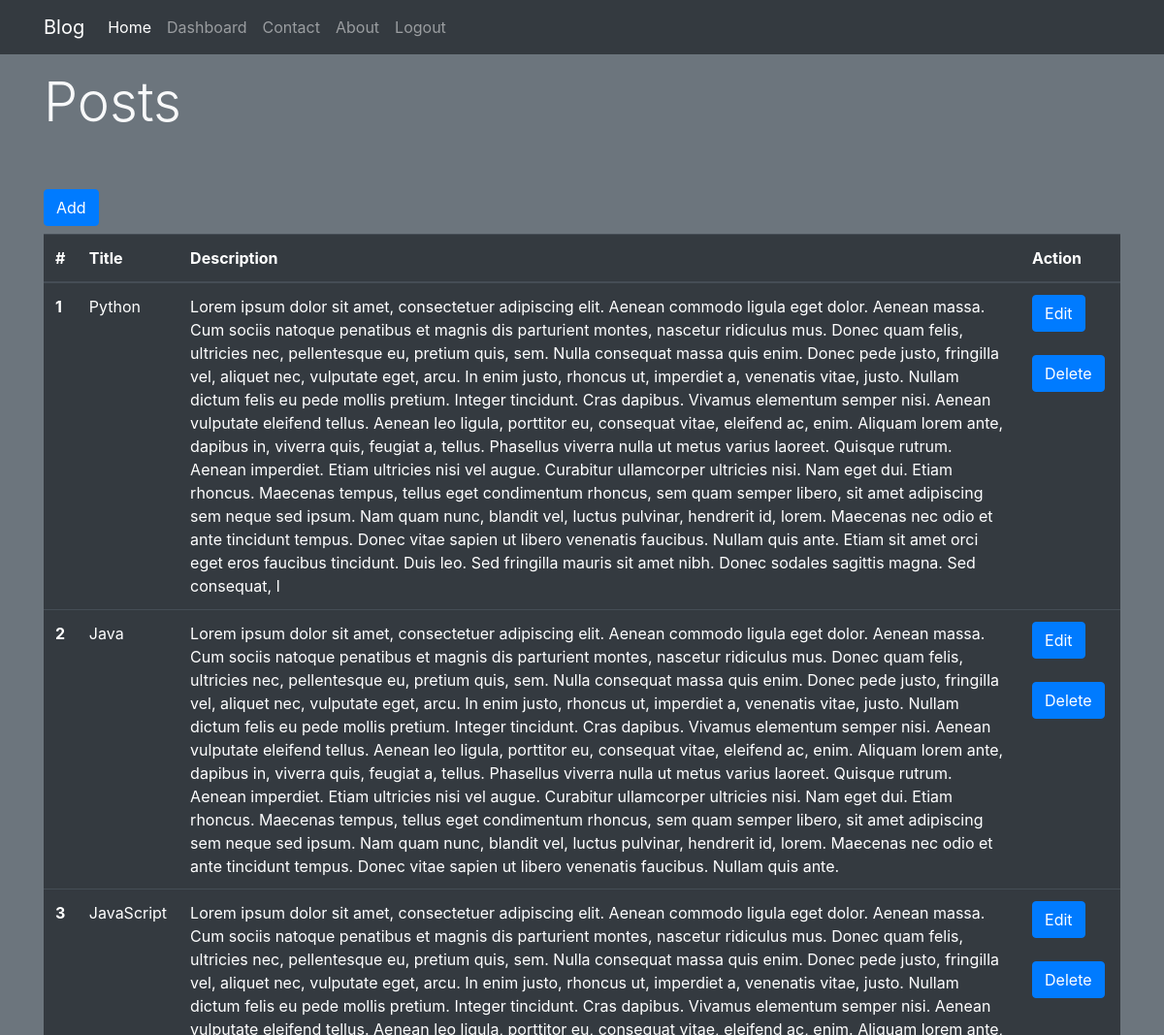
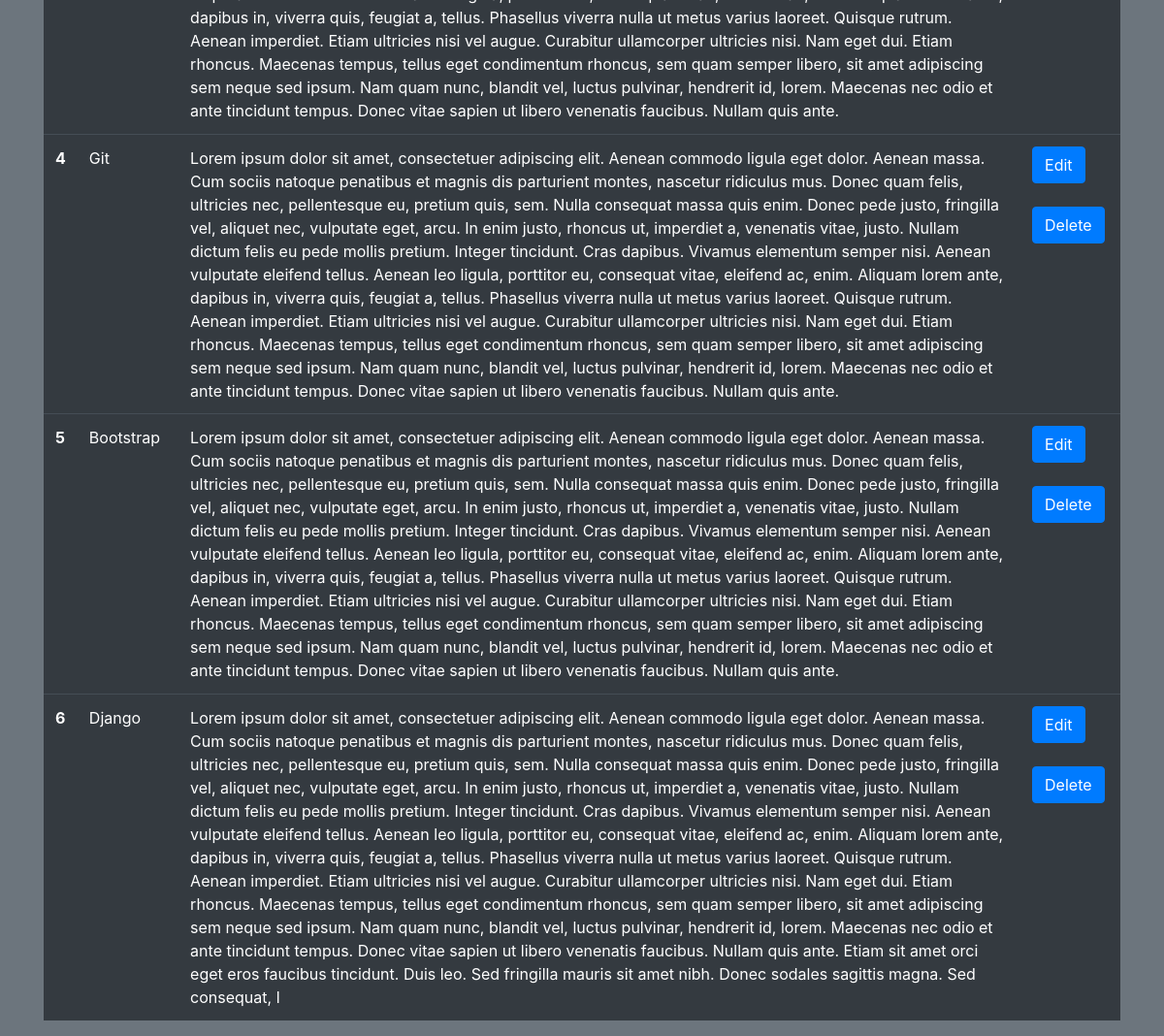
The page /dashboard/ (signed in) on the database its author committed (2 pictures, top to bottom).
### course/models.py (models this page shows, shortened)
class Post(models.Model):
    title=models.CharField(max_length=100)
    desc=models.TextField()

### course/views.py (the view)
# urls.py: path('dashboard/',views.dashboard,name="dashboard"),
def dashboard(request):
    if request.user.is_authenticated:
        obj=Post.objects.all()
        return render(request,'course/dashboard.html', {'name':request.user,'data':obj})
    else:
        return HttpResponseRedirect('/login')

### course/templates/course/dashboard.html (shortened to what this page needs)
{% extends 'course/base.html' %}
{% block body %}
<div class="container my-3">
    <h1 class="text-light display-4">Posts</h1>
    <a href="{% url 'add' %}" class="btn btn-primary mt-5">Add</a>
    <table class="table table-dark my-2">
  <thead>
    <tr>
      <th scope="col">#</th>
      <th scope="col">Title</th>
      <th scope="col">Description</th>
      <th scope="col">Action</th>
    </tr>
  </thead>
  <tbody>
  {% for i in data %}
    <tr>
      <th scope="row">{{forloop.counter}}</th>
      <td>{{i.title}}</td>
      <td>{{i.desc}}</td>
      <td><a href="{% url 'update' i.id %}" class="btn btn-primary">Edit</a> {% if perms.course.delete_post %}<a href="{% url 'delete' i.id%}" class="btn btn-primary my-4">Delete</a>{% endif %}</td>
    </tr>
    <tr>
      {% endfor %}
  </tbody>
</table>
</div>
{% endblock body %}

### rows shown on the page
Post: title "Python", desc "Lorem ipsum dolor sit amet, consectetuer adipiscing elit. Aenean commodo ligula eget dolor. Aenean massa. Cum sociis natoque penatibus et magnis dis parturient montes, nascetur ridiculus mus. Donec quam felis, ultricies nec, pellentesque eu, pretium quis, sem. Nulla consequat massa quis enim. Donec pede justo, fringilla vel, aliquet nec, vulputate eget, arcu. In enim justo, rhoncus ut, imperdiet a, venenatis vitae, justo. Nullam dictum felis eu pede mollis pretium. Integer tincidunt. Cras dapibus. Vivamus elementum semper nisi. Aenean vulputate eleifend tellus. Aenean leo ligula, porttitor eu, consequat vitae, eleifend ac, enim. Aliquam lorem ante, dapibus in, viverra quis, feugiat a,…"
Post: title "Java", desc "Lorem ipsum dolor sit amet, consectetuer adipiscing elit. Aenean commodo ligula eget dolor. Aenean massa. Cum sociis natoque penatibus et magnis dis parturient montes, nascetur ridiculus mus. Donec quam felis, ultricies nec, pellentesque eu, pretium quis, sem. Nulla consequat massa quis enim. Donec pede justo, fringilla vel, aliquet nec, vulputate eget, arcu. In enim justo, rhoncus ut, imperdiet a, venenatis vitae, justo. Nullam dictum felis eu pede mollis pretium. Integer tincidunt. Cras dapibus. Vivamus elementum semper nisi. Aenean vulputate eleifend tellus. Aenean leo ligula, porttitor eu, consequat vitae, eleifend ac, enim. Aliquam lorem ante, dapibus in, viverra quis, feugiat a,…"
Post: title "JavaScript", desc "Lorem ipsum dolor sit amet, consectetuer adipiscing elit. Aenean commodo ligula eget dolor. Aenean massa. Cum sociis natoque penatibus et magnis dis parturient montes, nascetur ridiculus mus. Donec quam felis, ultricies nec, pellentesque eu, pretium quis, sem. Nulla consequat massa quis enim. Donec pede justo, fringilla vel, aliquet nec, vulputate eget, arcu. In enim justo, rhoncus ut, imperdiet a, venenatis vitae, justo. Nullam dictum felis eu pede mollis pretium. Integer tincidunt. Cras dapibus. Vivamus elementum semper nisi. Aenean vulputate eleifend tellus. Aenean leo ligula, porttitor eu, consequat vitae, eleifend ac, enim. Aliquam lorem ante, dapibus in, viverra quis, feugiat a,…"
Post: title "Git", desc "Lorem ipsum dolor sit amet, consectetuer adipiscing elit. Aenean commodo ligula eget dolor. Aenean massa. Cum sociis natoque penatibus et magnis dis parturient montes, nascetur ridiculus mus. Donec quam felis, ultricies nec, pellentesque eu, pretium quis, sem. Nulla consequat massa quis enim. Donec pede justo, fringilla vel, aliquet nec, vulputate eget, arcu. In enim justo, rhoncus ut, imperdiet a, venenatis vitae, justo. Nullam dictum felis eu pede mollis pretium. Integer tincidunt. Cras dapibus. Vivamus elementum semper nisi. Aenean vulputate eleifend tellus. Aenean leo ligula, porttitor eu, consequat vitae, eleifend ac, enim. Aliquam lorem ante, dapibus in, viverra quis, feugiat a,…"
Post: title "Bootstrap", desc "Lorem ipsum dolor sit amet, consectetuer adipiscing elit. Aenean commodo ligula eget dolor. Aenean massa. Cum sociis natoque penatibus et magnis dis parturient montes, nascetur ridiculus mus. Donec quam felis, ultricies nec, pellentesque eu, pretium quis, sem. Nulla consequat massa quis enim. Donec pede justo, fringilla vel, aliquet nec, vulputate eget, arcu. In enim justo, rhoncus ut, imperdiet a, venenatis vitae, justo. Nullam dictum felis eu pede mollis pretium. Integer tincidunt. Cras dapibus. Vivamus elementum semper nisi. Aenean vulputate eleifend tellus. Aenean leo ligula, porttitor eu, consequat vitae, eleifend ac, enim. Aliquam lorem ante, dapibus in, viverra quis, feugiat a,…"
Post: title "Django", desc "Lorem ipsum dolor sit amet, consectetuer adipiscing elit. Aenean commodo ligula eget dolor. Aenean massa. Cum sociis natoque penatibus et magnis dis parturient montes, nascetur ridiculus mus. Donec quam felis, ultricies nec, pellentesque eu, pretium quis, sem. Nulla consequat massa quis enim. Donec pede justo, fringilla vel, aliquet nec, vulputate eget, arcu. In enim justo, rhoncus ut, imperdiet a, venenatis vitae, justo. Nullam dictum felis eu pede mollis pretium. Integer tincidunt. Cras dapibus. Vivamus elementum semper nisi. Aenean vulputate eleifend tellus. Aenean leo ligula, porttitor eu, consequat vitae, eleifend ac, enim. Aliquam lorem ante, dapibus in, viverra quis, feugiat a,…"
